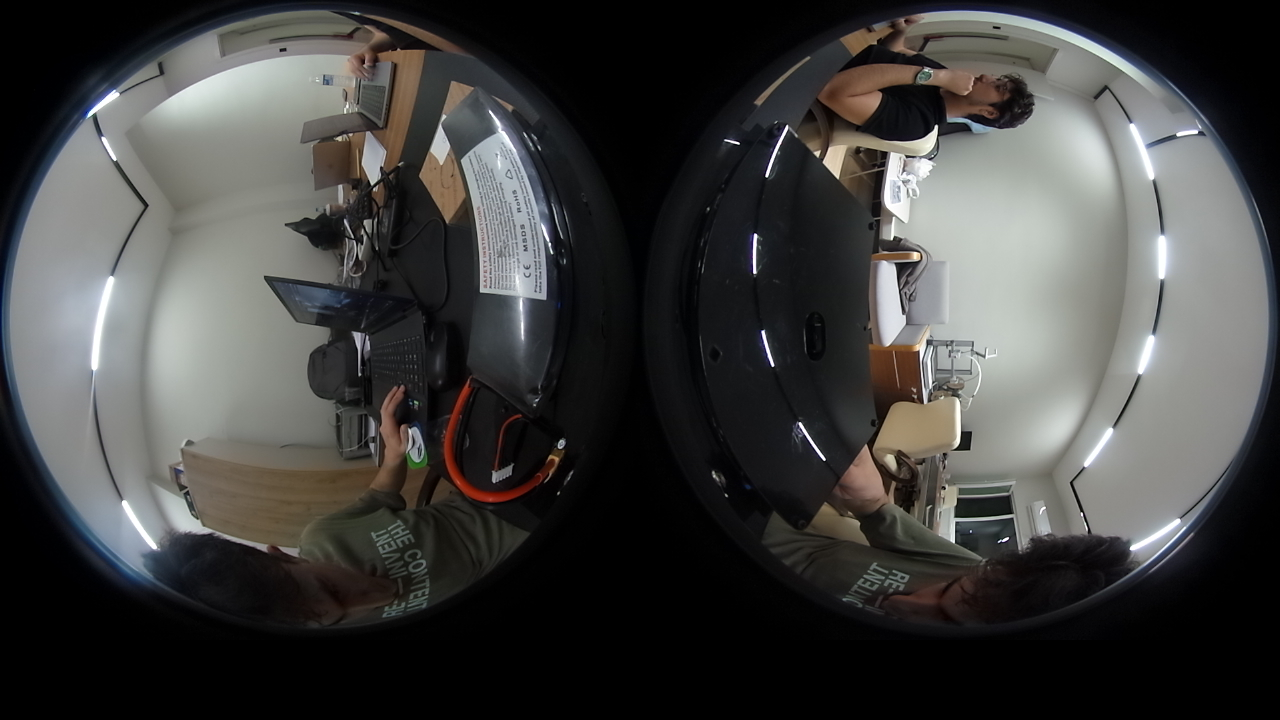
#> input picture tools/robotsuz_deneme/kayit/kare.jpg, 1280 x 720 px
$ python lens_ayarla.py robotsuz_deneme/kayit/kare.jpg
#> lines starting #> are read from the running program, lines starting #| are printed output that depends on the picture
"""Theta S çift balık gözü: iki lensin örtüştüğü bantta görüntüler en iyi eşleşsin diye
lens merkezleri, ölçek (px/rad) ve 2. lensin küçük dönmesini bulur. Model surus.html ile aynı.

Kullanım (bilgisayarda; numpy, scipy, pillow gerekir):
    ssh jetson "wget -qO /tmp/k1.jpg http://localhost:8080/kare.jpg"; scp jetson:/tmp/k1.jpg .
    python tools/lens_ayarla.py k1.jpg [k2.jpg ...]
Çıkan m1/f1/m2/f2/don2 değerleri surus.html gölgelendiricisindeki M1, F1, M2, F2 ve DON2 olur.
Farklı yerlerde çekilmiş 2-3 kare daha iyi sonuç verir (tavan çizgileri, kapılar)."""
import sys, json
import numpy as np
from PIL import Image, ImageFilter
from scipy.ndimage import map_coordinates
from scipy.optimize import minimize

yollar = sys.argv[1:]
goruntuler = []
for y in yollar:
    g = Image.open(y).convert("L")
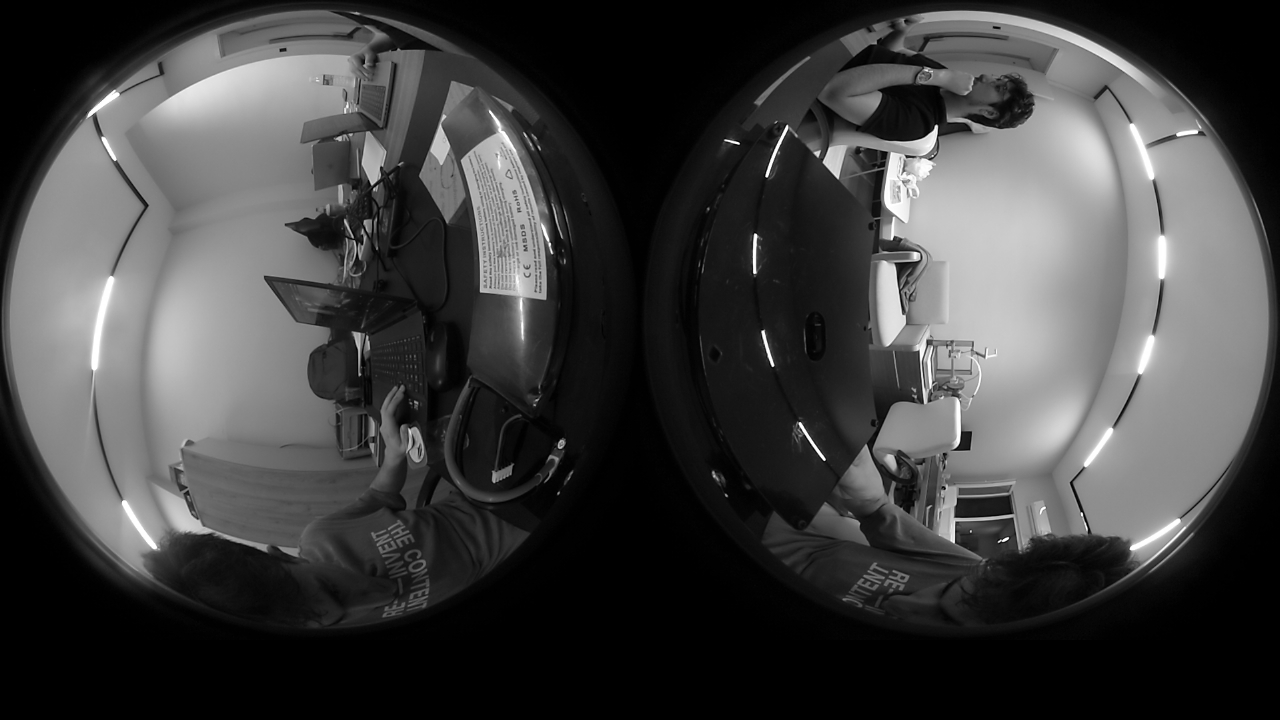
#> g: PIL image 1280x720 L; min 0, max 255, mean 64.6
    goruntuler.append([np.asarray(g.filter(ImageFilter.GaussianBlur(s)), dtype=np.float32) for s in (4, 1.5)])

# örtüşme bandındaki yönler: ekvatordan (z=0 düzlemi) ±BANT derece
def yonler(bant, n_boylam=720, n_enlem=9):
    lon = np.linspace(-np.pi, np.pi, n_boylam, endpoint=False)
    lat = np.radians(np.linspace(-bant, bant, n_enlem))
    L, B = np.meshgrid(lon, lat)
    # z eksenine dik çember: x = cos(lon), y = sin(lon), z = sin(b)
    d = np.stack([np.cos(L) * np.cos(B), np.sin(L) * np.cos(B), np.sin(B)], -1).reshape(-1, 3)
    return d

def rot(rx, ry, rz):
    cx, sx, cy, sy, cz, sz = np.cos(rx), np.sin(rx), np.cos(ry), np.sin(ry), np.cos(rz), np.sin(rz)
    Rx = np.array([[1, 0, 0], [0, cx, -sx], [0, sx, cx]])
    Ry = np.array([[cy, 0, sy], [0, 1, 0], [-sy, 0, cy]])
    Rz = np.array([[cz, -sz, 0], [sz, cz, 0], [0, 0, 1]])
    return Rz @ Ry @ Rx

def piksel(c, cx, cy, f):
    teta = np.arccos(np.clip(c[:, 2], -1, 1))
    n = np.maximum(np.hypot(c[:, 0], c[:, 1]), 1e-9)
    r = teta * f
    return cx + c[:, 0] / n * r, cy - c[:, 1] / n * r, teta

def maliyet(p, img, d, ret=False):
#> called with p = array of shape (9,), d = array of shape (6480, 3), ret = False
    cx1, cy1, f1, cx2, cy2, f2, rx, ry, rz = p
    u1, v1, t1 = piksel(d, cx1, cy1, f1)
    c2 = np.stack([-d[:, 0], d[:, 1], -d[:, 2]], -1) @ rot(np.radians(rx), np.radians(ry), np.radians(rz)).T
    u2, v2, t2 = piksel(c2, cx2, cy2, f2)
    a = map_coordinates(img, [v1, u1], order=1)
#> a = 6480 values, max 251.1 at index 5135, min 2 at index 3165, mean 75.62
    b = map_coordinates(img, [v2, u2], order=1)
#> b = 6480 values, max 248.1 at index 3692, min 2 at index 999, mean 74.14
    # parlaklık farkını yok say: her iki örneği bant içinde normalize et
    a = (a - a.mean()) / (a.std() + 1e-6); b = (b - b.mean()) / (b.std() + 1e-6)
#> after `a = (a - a.mean()) / (a.std() + 1e-06)`: a = 6480 values, max 2.99 at index 5135, min -1.25 at index 3165, mean 2.35e-08
#> after `b = (b - b.mean()) / (b.std() + 1e-06)`: b = 6480 values, max 2.92 at index 3692, min -1.21 at index 999, mean 1.88e-08
    e = np.mean(np.abs(a - b))
#> e = 0.234
    return (e, a, b) if ret else e

d = yonler(6)
p = np.array([320, 320, 320 / np.radians(100), 960, 320, 320 / np.radians(100), 0, 0, 0], dtype=float)
toplam = lambda p, k: np.mean([maliyet(p, g[k], d) for g in goruntuler])
print("başlangıç hata:", round(toplam(p, 1), 4))
for k in (0, 1):
    for _ in range(2):
        s = minimize(toplam, p, args=(k,), method="Powell", options={"maxiter": 6000, "xtol": 1e-3, "ftol": 1e-5})
        p = s.x
    print("aşama", k, "hata:", round(toplam(p, 1), 4))
#> this loop made 2 passes

cx1, cy1, f1, cx2, cy2, f2, rx, ry, rz = p
sonuc = {"m1": [round(cx1, 2), round(cy1, 2)], "f1": round(f1, 2), "m2": [round(cx2, 2), round(cy2, 2)], "f2": round(f2, 2),
         "don2": [round(rx, 3), round(ry, 3), round(rz, 3)],
         "lens_derece_320px": [round(np.degrees(320 / f1) * 2, 1), round(np.degrees(320 / f2) * 2, 1)]}
print(json.dumps(sonuc, ensure_ascii=False))

# görüntü dairesinin kenarı (karanlık halka): merkezden dışa ortalama parlaklık
g = np.asarray(Image.open(yollar[0]).convert("L"), dtype=np.float32)
#> g: shape (720, 1280) float32
for ad, (cx, cy) in (("lens1", (cx1, cy1)), ("lens2", (cx2, cy2))):
    acilar = np.linspace(0, 2 * np.pi, 360, endpoint=False)
    profil = []
    for r in range(240, 330, 5):
        u = cx + r * np.cos(acilar); v = cy + r * np.sin(acilar)
        ok = (u >= 0) & (u < 1280) & (v >= 0) & (v < 720)
        profil.append((r, round(float(map_coordinates(g, [v[ok], u[ok]], order=1).mean()), 1)))
    print(ad, profil)
